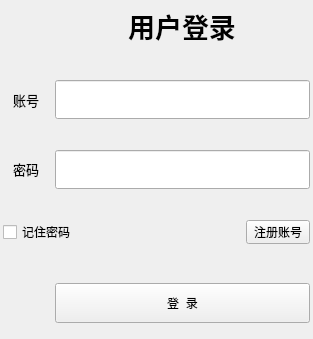
<?xml version="1.0" encoding="UTF-8"?>
<ui version="4.0">
 <class>log</class>
 <widget class="QWidget" name="log">
  <property name="geometry">
   <rect>
    <x>0</x>
    <y>0</y>
    <width>313</width>
    <height>339</height>
   </rect>
  </property>
  <property name="windowTitle">
   <string>Form</string>
  </property>
  <widget class="QLineEdit" name="accountLineEdit">
   <property name="geometry">
    <rect>
     <x>55</x>
     <y>80</y>
     <width>255</width>
     <height>39</height>
    </rect>
   </property>
  </widget>
  <widget class="QLabel" name="pwdLabel">
   <property name="geometry">
    <rect>
     <x>3</x>
     <y>156</y>
     <width>36</width>
     <height>26</height>
    </rect>
   </property>
   <property name="font">
    <font>
     <family>思源黑体 CN</family>
     <pointsize>10</pointsize>
    </font>
   </property>
   <property name="text">
    <string>密码</string>
   </property>
   <property name="alignment">
    <set>Qt::AlignRight|Qt::AlignTrailing|Qt::AlignVCenter</set>
   </property>
  </widget>
  <widget class="QPushButton" name="loginBtn">
   <property name="geometry">
    <rect>
     <x>55</x>
     <y>283</y>
     <width>255</width>
     <height>40</height>
    </rect>
   </property>
   <property name="text">
    <string>登  录</string>
   </property>
  </widget>
  <widget class="QLineEdit" name="pwdLineEdit">
   <property name="geometry">
    <rect>
     <x>55</x>
     <y>150</y>
     <width>255</width>
     <height>39</height>
    </rect>
   </property>
   <property name="echoMode">
    <enum>QLineEdit::Password</enum>
   </property>
  </widget>
  <widget class="QLabel" name="loginTopic">
   <property name="geometry">
    <rect>
     <x>110</x>
     <y>0</y>
     <width>144</width>
     <height>52</height>
    </rect>
   </property>
   <property name="font">
    <font>
     <family>思源黑体 CN</family>
     <pointsize>20</pointsize>
     <weight>75</weight>
     <bold>true</bold>
    </font>
   </property>
   <property name="text">
    <string>用户登录</string>
   </property>
   <property name="alignment">
    <set>Qt::AlignCenter</set>
   </property>
  </widget>
  <widget class="QLabel" name="accountLabel">
   <property name="geometry">
    <rect>
     <x>3</x>
     <y>87</y>
     <width>36</width>
     <height>26</height>
    </rect>
   </property>
   <property name="font">
    <font>
     <family>思源黑体 CN</family>
     <pointsize>10</pointsize>
    </font>
   </property>
   <property name="text">
    <string>账号</string>
   </property>
   <property name="alignment">
    <set>Qt::AlignRight|Qt::AlignTrailing|Qt::AlignVCenter</set>
   </property>
  </widget>
  <widget class="QPushButton" name="transToRegisterBtn">
   <property name="geometry">
    <rect>
     <x>246</x>
     <y>220</y>
     <width>64</width>
     <height>24</height>
    </rect>
   </property>
   <property name="font">
    <font>
     <family>思源黑体 CN</family>
    </font>
   </property>
   <property name="text">
    <string>注册账号</string>
   </property>
  </widget>
  <widget class="QCheckBox" name="remindPwdCheckBox">
   <property name="geometry">
    <rect>
     <x>3</x>
     <y>220</y>
     <width>91</width>
     <height>24</height>
    </rect>
   </property>
   <property name="font">
    <font>
     <family>思源黑体 CN</family>
    </font>
   </property>
   <property name="text">
    <string>记住密码</string>
   </property>
  </widget>
  <widget class="QLabel" name="accountTip">
   <property name="geometry">
    <rect>
     <x>55</x>
     <y>62</y>
     <width>251</width>
     <height>16</height>
    </rect>
   </property>
   <property name="font">
    <font>
     <family>思源黑体 CN</family>
     <pointsize>8</pointsize>
    </font>
   </property>
   <property name="text">
    <string/>
   </property>
  </widget>
  <widget class="QLabel" name="pwdTip">
   <property name="geometry">
    <rect>
     <x>55</x>
     <y>131</y>
     <width>251</width>
     <height>16</height>
    </rect>
   </property>
   <property name="font">
    <font>
     <family>思源黑体 CN</family>
     <pointsize>8</pointsize>
    </font>
   </property>
   <property name="text">
    <string/>
   </property>
  </widget>
 </widget>
 <resources/>
 <connections/>
</ui>
